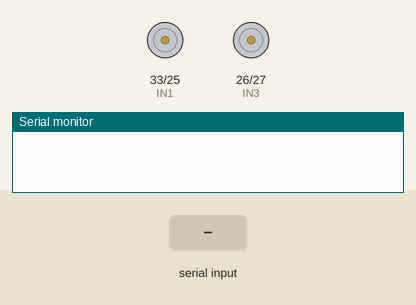
Recording of a sketch running on a simulated ESP32. Shown: motor-driver pin pairs drawn as motors (green arrow = first pin HIGH = forward, orange = second pin HIGH = backward, longer = more drive, scaled by the enable pin), the last lines printed to the serial monitor. The inputs (shaded band) are chosen by the test bench.

Above: at 1.2 s.
1.3 s: "1" received over Serial
At 1.7 s:
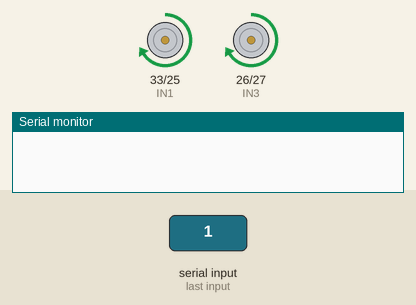
3.3 s: "2" received over Serial
At 3.7 s:
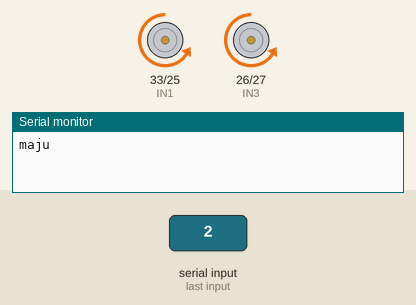
Timing chart, 0 to 6.3 s (numbered marks = the images above; inputs shaded):
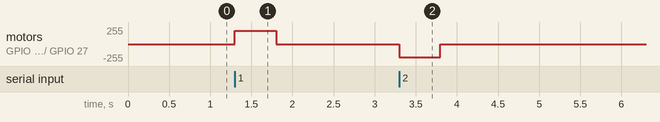

Measured:
- after the input at 1.3 s, motor on GPIO 33 (IN1) / GPIO 25 (IN2), motor on GPIO 26 (IN3) / GPIO 27 (IN4): stopped → forward 199/255 at once, → stopped 0.50 s later
- after the input at 3.3 s, motor on GPIO 33 (IN1) / GPIO 25 (IN2), motor on GPIO 26 (IN3) / GPIO 27 (IN4): stopped → backward 199/255 at once, → stopped 0.50 s later

The sketch:

Basic-Control-L298N.ino
```cpp
// Motor A
#define ENA 32
#define IN1 33
#define IN2 25

// Motor B
#define ENB 14
#define IN3 26
#define IN4 27

// PWM settings
const int pwmFreq = 5000;
const int pwmResolution = 8;
const int motorSpeed = 200; // 0 - 255

void setup() {
  Serial.begin(9600);

  ledcAttach(ENA, pwmFreq, pwmResolution);
  ledcAttach(ENB, pwmFreq, pwmResolution);

  // Motor pins
  pinMode(IN1, OUTPUT);
  pinMode(IN2, OUTPUT);
  pinMode(IN3, OUTPUT);
  pinMode(IN4, OUTPUT);
}

void loop() {
  if (Serial.available() > 0) {
    char command = Serial.read();

    if (command == '1') {
      // Maju
      digitalWrite(IN1, HIGH);
      digitalWrite(IN2, LOW);
      digitalWrite(IN3, HIGH);
      digitalWrite(IN4, LOW);
      ledcWrite(ENA, motorSpeed);
      ledcWrite(ENB, motorSpeed);
      delay(500);
      stopMotors();
      Serial.print("maju");
    }

    if (command == '2') {
      // Mundur
      digitalWrite(IN1, LOW);
      digitalWrite(IN2, HIGH);
      digitalWrite(IN3, LOW);
      digitalWrite(IN4, HIGH);
      ledcWrite(ENA, motorSpeed);
      ledcWrite(ENB, motorSpeed);
      delay(500);
      stopMotors();
      Serial.print("mundur");
    }
  }
}

void stopMotors() {
  ledcWrite(ENA, 0);
  ledcWrite(ENB, 0);
  digitalWrite(IN1, LOW);
  digitalWrite(IN2, LOW);
  digitalWrite(IN3, LOW);
  digitalWrite(IN4, LOW);
}
```
